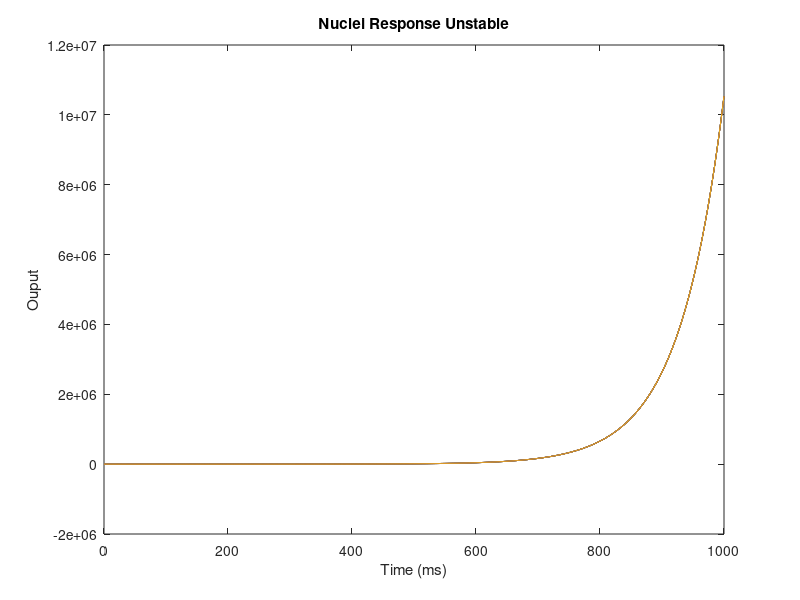
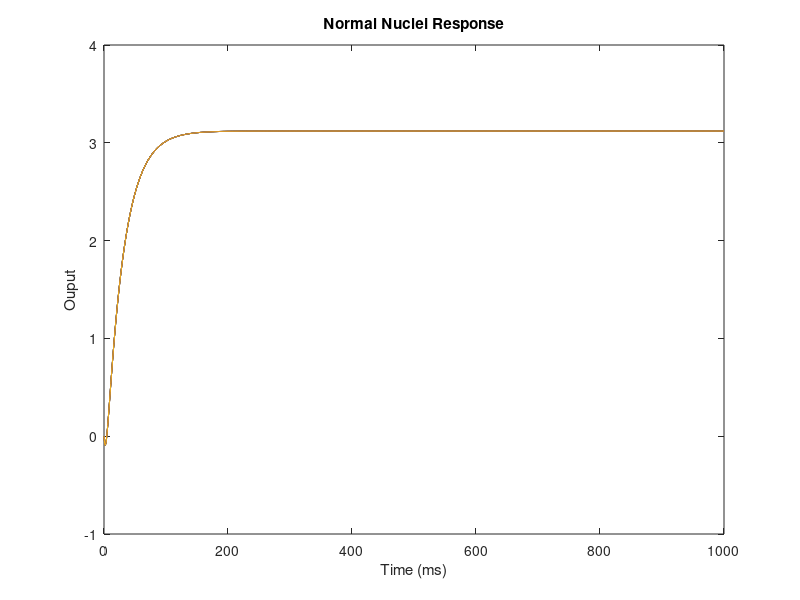

Write the MATLAB code that produced these figures, in order.
clc; clear all;
 
tau=10;
W=zeros(10,5);
MN=zeros(10,10);
MK=MN;
u=zeros(1,5);
for i=1:10;
    for j=1:5;
        u(j)=6-j;
        W(i,j)=exp(-(i - 2*j)^2);
        for k=1:10;
        if k==i;
            MN(k,i) = -(k+i);
            MK(k,i) = -(k+i)+0.5;
        else
            MN(k,i) = -0.5*(k+i);
            MK(k,i) = -0.5*(k+i);
        end
        end
    end
end
 
[eN VN]=eig(MN);
[eK VK]=eig(MK);
LN=diag(VN);
LK=diag(VK);
 
 
h=W*u';
t=0:1000;
VN=zeros(length(t),10);
VK=VN;
cnuN=zeros(1,10);
cnuK=cnuN;
c0=0;
 
for z=1:length(t);
    for nu=1:10;
        cnuN(nu)=(dot(eN(:,nu),h)/(1-LN(nu)))*(1-exp((-(t(z)*(1-LN(nu)))/tau))+c0*exp((-t(z)*(1-LN(nu)))));
        VN(z,:)=cnuN(nu)*eN(nu)+VN(z,:);
        cnuK(nu)=(dot(eK(:,nu),h)/(1-LK(nu)))*(1-exp((-(t(z)*(1-LK(nu)))/tau))+c0*exp((-t(z)*(1-LK(nu)))));
        VK(z,:)=cnuK(nu)*eK(nu)+VK(z,:);
    end
    cnuN=zeros(1,10);
    cnuK=cnuN;
end
figure(1)
plot(t,VK)
title('Nuclei Response Unstable')
xlabel('Time (ms)')
ylabel('Ouput')
figure(2)
plot(t,VN)
title('Normal Nuclei Response')
xlabel('Time (ms)')
ylabel('Ouput')

